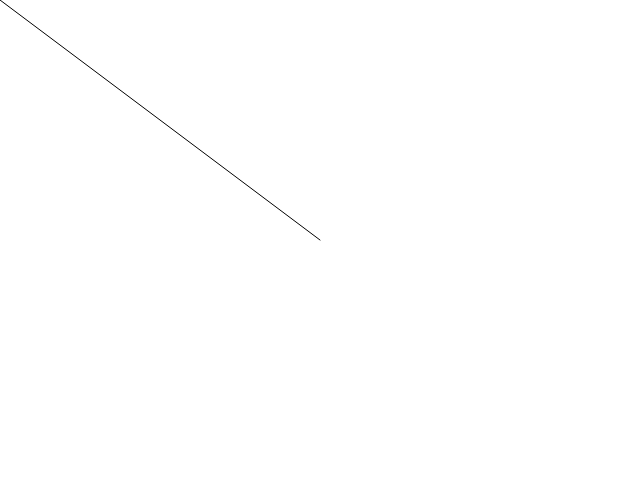
Frame 1 (no input)
Frame 60 (no input): identical to frame 1, image omitted
Frame 120 (the mouse pressed at the canvas centre since frame 60): blank canvas, image omitted

The p5.js sketch that drew this single still picture (run headless with seeded random() and noise() and a simulated clock; from frame 60 on, the mouse is pressed at the canvas centre):

// p5.js sketch
// ── sketch.js
function setup() {
  createCanvas(640, 480);
}

function draw() {
  background(255);
  line(width/2, height/2, mouseX, mouseY);
}
